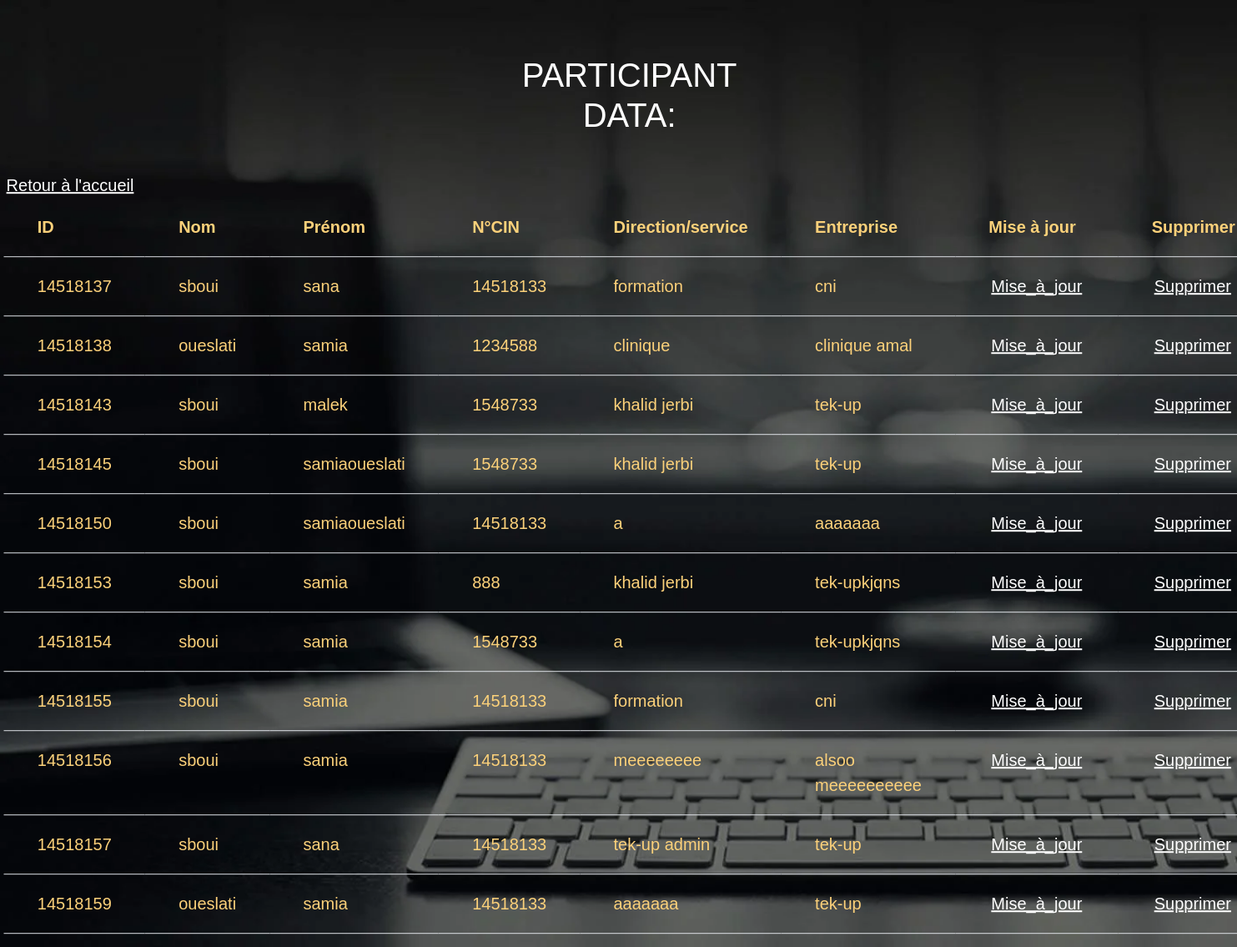
Screenshot of /showdb1.php with the database file from the repository.
### tables this page shows
CREATE TABLE `participant` (
  `ID` int(11) NOT NULL,
  `Nom` varchar(20) NOT NULL,
  `Prénom` varchar(20) NOT NULL,
  `NCIN` int(30) NOT NULL,
  `Directionservice` varchar(50) NOT NULL,
  `Entreprise` varchar(50) NOT NULL
);

### showdb1.php (the view, shortened to what this page needs)
<!DOCTYPE html>
<html>
<head>
	<link href="https://cdn.jsdelivr.net/npm/bootstrap@5.2.0/dist/css/bootstrap.min.css" rel="stylesheet">
	<link rel="stylesheet" type="text/css" href="./style8.css">
</head>
<body style="margin: 50px;">
	<div class="participant-form">
		<h1 style="text-align:center;">Participant Data:</h1>
	 	<br>
	 	<table class="table">
	 		<thead>
	 			<tr>
	 			 	<th>ID</th>
	 				<th>Nom</th>
	 				<th>Prénom</th>
	 				<th>N°CIN</th>
	 				<th>Direction/service</th>
	 				<th>Entreprise</th>
	 				<th>Mise à jour</th>
	 				<th>Supprimer</th>
	 			</tr>
	 		</thead>
	    	<tbody>
	 			<?php
	 				$connc = mysqli_connect("localhost", "root", "", "formulaire");
	 				$sql = "SELECT * FROM participant ORDER BY ID";
	 				$requete = mysqli_query($connc, $sql);
	 				while ($result =mysqli_fetch_object($requete)){
	 					echo("<tr><td>".$result->ID."</td>
	 						<td>".$result->Nom."</td>
	 						<td>".$result->Prénom."</td>
	 						<td>".$result->NCIN."</td>
	 						<td>".$result->Directionservice."</td>
	 						<td>".$result->Entreprise."</td>
	 						<td>"."<a href=\"update1.php?ID=".$result->ID."\">Mise_à_jour</a></td>
	 						<td>"."<a href=\"delete1.php?ID=".$result->ID."\">Supprimer</a></td></tr>\n");
	 				}
	 			?>
	 		</tbody>
	 	<a href="welcomepage.php">Retour à l'accueil</a>
	 	</table>
 	</div>
</body>
</html>

### style8.css (style rules this page uses)
* { padding: 0; margin: 0; font-family: sans-serif; }
body { background: url('./lg_bg_img.jpg') no-repeat; background-size: cover; background-attachment: fixed; }
.participant-form { width: 300px; position: absolute; color: #fff; top: 120px; left: 17%; transform: translate(-82.5%, -10%); }
.participant-form h1 { font-size: 40px; text-align: center; text-transform: uppercase; top: 200px; left: 70%; transform: translate(200%, 20%); margin: 40px 0; }
.participant-form tr { color: rgb(252, 209, 122); padding: 20px 40.2px; margin: 500px; font-size: 20px; }
.participant-form th { color: rgb(252, 209, 122); padding: 20px 40.2px; margin: 500px; font-size: 20px; }
.participant-form td { color: rgb(252, 209, 122); padding: 20px 40.2px; margin: 500px; font-size: 20px; }
.participant-form a { color: #fff; padding: 20px 3px; margin: 0; font-size: 20px; }

### rows the page displays
participant: ID "14518137", Nom "sboui", Prénom "sana", NCIN "14518133", Directionservice "formation", Entreprise "cni"
participant: ID "14518138", Nom "oueslati", Prénom "samia", NCIN "1234588", Directionservice "clinique", Entreprise "clinique amal"
participant: ID "14518143", Nom "sboui", Prénom "malek", NCIN "1548733", Directionservice "khalid jerbi", Entreprise "tek-up"
participant: ID "14518145", Nom "sboui", Prénom "samiaoueslati", NCIN "1548733", Directionservice "khalid jerbi", Entreprise "tek-up"
participant: ID "14518150", Nom "sboui", Prénom "samiaoueslati", NCIN "14518133", Directionservice "a", Entreprise "aaaaaaa"
participant: ID "14518153", Nom "sboui", Prénom "samia", NCIN "888", Directionservice "khalid jerbi", Entreprise "tek-upkjqns"
participant: ID "14518154", Nom "sboui", Prénom "samia", NCIN "1548733", Directionservice "a", Entreprise "tek-upkjqns"
participant: ID "14518155", Nom "sboui", Prénom "samia", NCIN "14518133", Directionservice "formation", Entreprise "cni"
participant: ID "14518156", Nom "sboui", Prénom "samia", NCIN "14518133", Directionservice "meeeeeeee", Entreprise "alsoo meeeeeeeeee"
participant: ID "14518157", Nom "sboui", Prénom "sana", NCIN "14518133", Directionservice "tek-up admin", Entreprise "tek-up"
participant: ID "14518159", Nom "oueslati", Prénom "samia", NCIN "14518133", Directionservice "aaaaaaa", Entreprise "tek-up"
